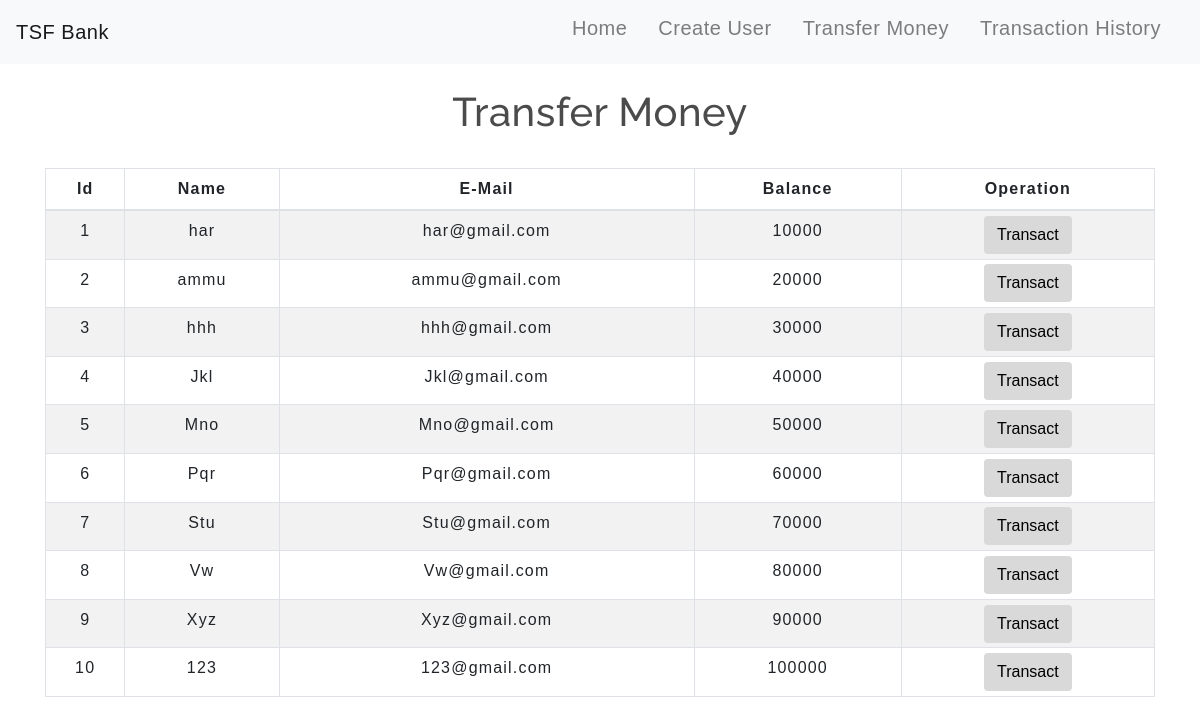
The app's page /transfermoney.php with its own data.
### tables this page shows
CREATE TABLE `users` (
  `id` int(3) NOT NULL,
  `name` text NOT NULL,
  `email` varchar(30) NOT NULL,
  `balance` int(8) NOT NULL
);

### transfermoney.php (the view, shortened to what this page needs)
<!DOCTYPE html>
<html lang="en">
<head>
    <link rel="stylesheet" href="https://maxcdn.bootstrapcdn.com/bootstrap/4.0.0/css/bootstrap.min.css">
    <link rel="stylesheet" type="text/css" href="css/table.css">
    <link rel="stylesheet" type="text/css" href="css/navbar.css">
</head>
<body>
<?php
    include 'config.php';
    $sql = "SELECT * FROM users";
    $result = mysqli_query($conn,$sql);
?>
<?php
  include 'navbar.php';
?>
<div class="container">
        <h2 class="text-center pt-4">Transfer Money</h2>
        <br>
            <div class="row">
                <div class="col">
                    <div class="table-responsive-sm">
                    <table class="table table-hover table-sm table-striped table-condensed table-bordered">
                        <thead>
                            <tr>
                            <th scope="col" class="text-center py-2">Id</th>
                            <th scope="col" class="text-center py-2">Name</th>
                            <th scope="col" class="text-center py-2">E-Mail</th>
                            <th scope="col" class="text-center py-2">Balance</th>
                            <th scope="col" class="text-center py-2">Operation</th>
                            </tr>
                        </thead>
                        <tbody>
                <?php
                    while($rows=mysqli_fetch_assoc($result)){
                ?>
                    <tr>
                        <td class="py-2"><?php echo $rows['id'] ?></td>
                        <td class="py-2"><?php echo $rows['name']?></td>
                        <td class="py-2"><?php echo $rows['email']?></td>
                        <td class="py-2"><?php echo $rows['balance']?></td>
                        <td><a href="selecteduserdetail.php?id= <?php echo $rows['id'] ;?>"> <button type="button" class="btn">Transact</button></a></td>
                    </tr>
                <?php
                    }
                ?>
                        </tbody>
                    </table>
                    </div>
                </div>
            </div>
         </div>
</body>

### navbar.php (shortened to what this page needs)
<nav class="navbar navbar-expand-md navbar-light bg-light">
<a class="navbar-brand" href="index.php">TSF Bank</a>
<div class="collapse navbar-collapse" id="collapsibleNavbar">
      <ul class="navbar-nav ml-auto">
        <li class="nav-item">
          <h5><a class="nav-link" href="index.php">Home</a></h5>
        </li>
        <li class="nav-item">
          <h5><a class="nav-link" href="createuser.php">Create User</a></h5>
        </li>
        <li class="nav-item">
          <h5><a class="nav-link" href="transfermoney.php">Transfer Money</a></h5>
        </li>
        <li class="nav-item">
          <h5><a class="nav-link" href="transactionhistory.php">Transaction History</a></h5>
        </li>
    </div>
 </nav>

### css/table.css (style rules this page uses)
* { padding: 0; margin: 0; box-sizing: border-box; font-family: sans-serif; }
h2 { font-size: 40px; }
table { letter-spacing: 1.2px; }
td { text-align: center; }
button { border:none; background: #d9d9d9; transition: 1s; }

### css/navbar.css (style rules this page uses)
.nav-link { margin-right: 15px; color:#2F363F; letter-spacing: 0.5px; transition: 0.5s; }
.navbar-brand { color: #4C4B4B; letter-spacing: 0.5px; }
h2 { color: #4C4B4B; letter-spacing: 0.5px; font-family: raleway; }

### transfermoney.php (style rules this page uses)
button { transition: 1.5s; }

### records on screen
users: id "1", name "har", email "har@gmail.com", balance "10000"
users: id "2", name "ammu", email "ammu@gmail.com", balance "20000"
users: id "3", name "hhh", email "hhh@gmail.com", balance "30000"
users: id "4", name "Jkl", email "Jkl@gmail.com", balance "40000"
users: id "5", name "Mno", email "Mno@gmail.com", balance "50000"
users: id "6", name "Pqr", email "Pqr@gmail.com", balance "60000"
users: id "7", name "Stu", email "Stu@gmail.com", balance "70000"
users: id "8", name "Vw", email "Vw@gmail.com", balance "80000"
users: id "9", name "Xyz", email "Xyz@gmail.com", balance "90000"
users: id "10", name "123", email "123@gmail.com", balance "100000"
